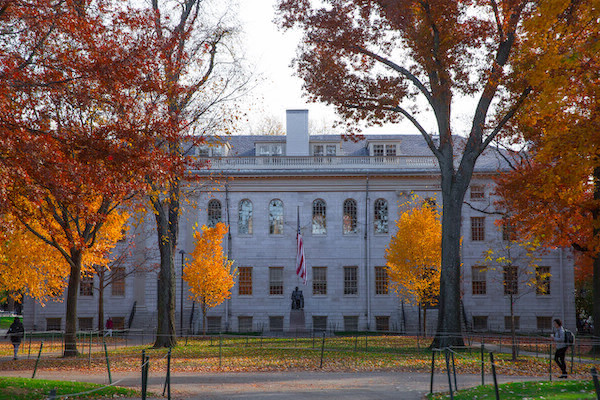
#> input picture pset6/python/yard.bmp, 600 x 400 px, found by its file name
$ python blur.py
#> lines starting #> are read from the running program, lines starting #| are printed output that depends on the picture
from PIL import Image, ImageFilter

before = Image.open("./yard.bmp")
#> before is the input picture: PIL image 600x400 RGB; mean R, G, B 115.2, 97, 88
after = before.filter(ImageFilter.BoxBlur(1))
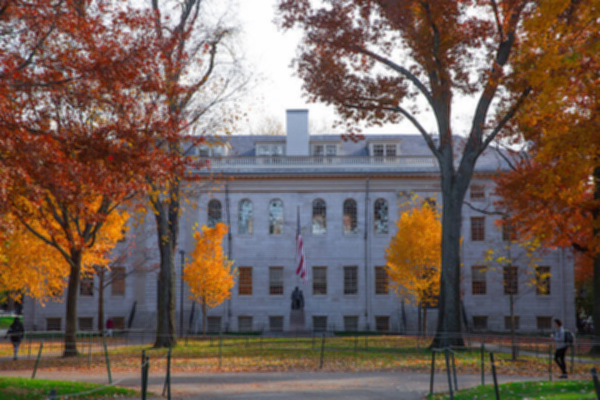
#> after: PIL image 600x400 RGB; mean R, G, B 115.2, 97, 88
after.save("out.bmp")
